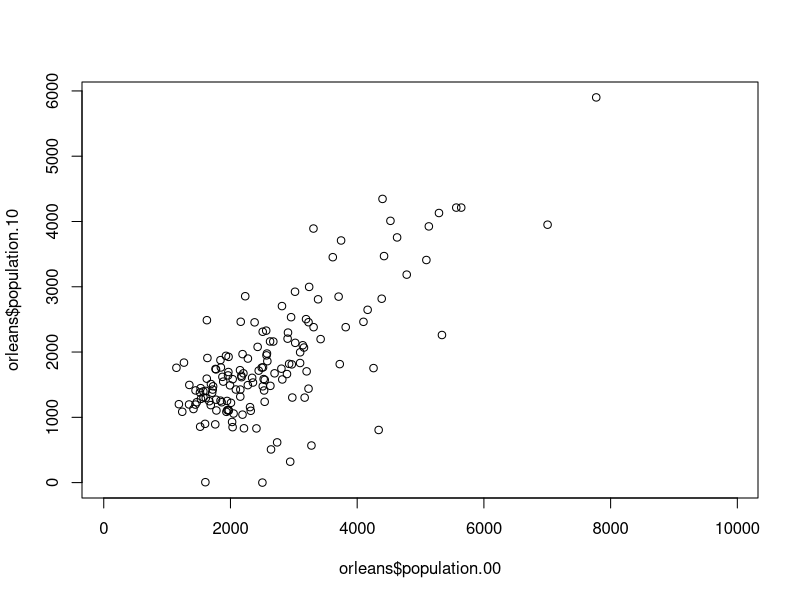
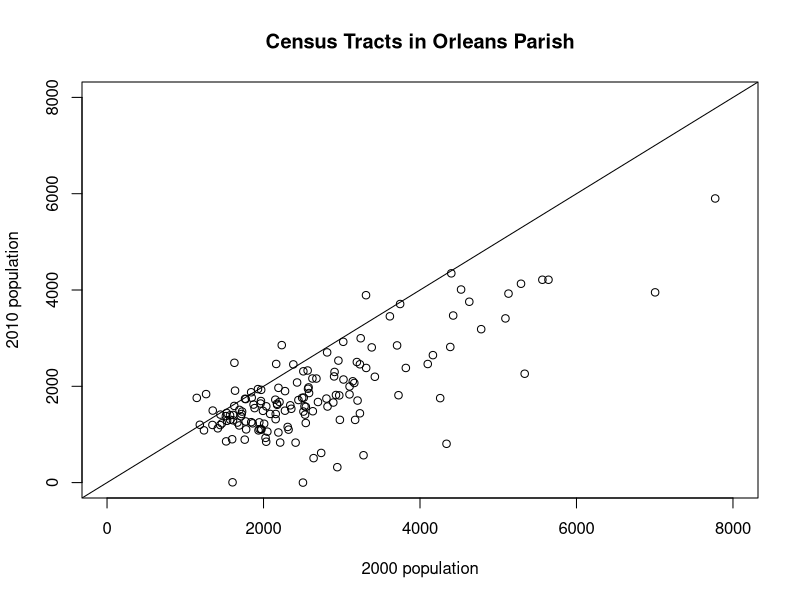
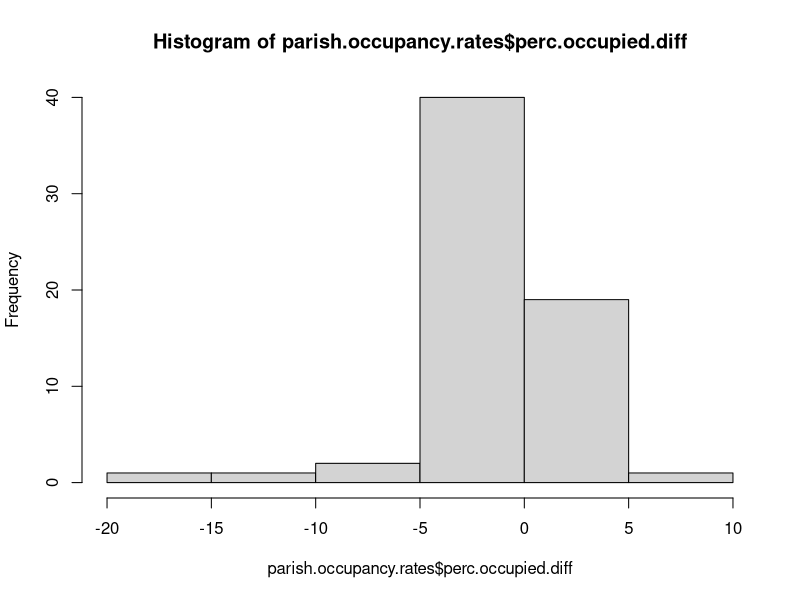
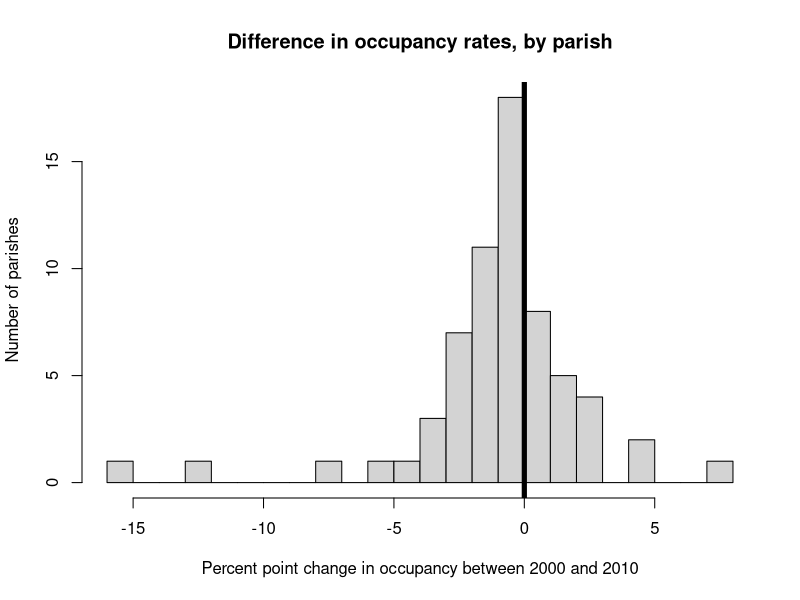
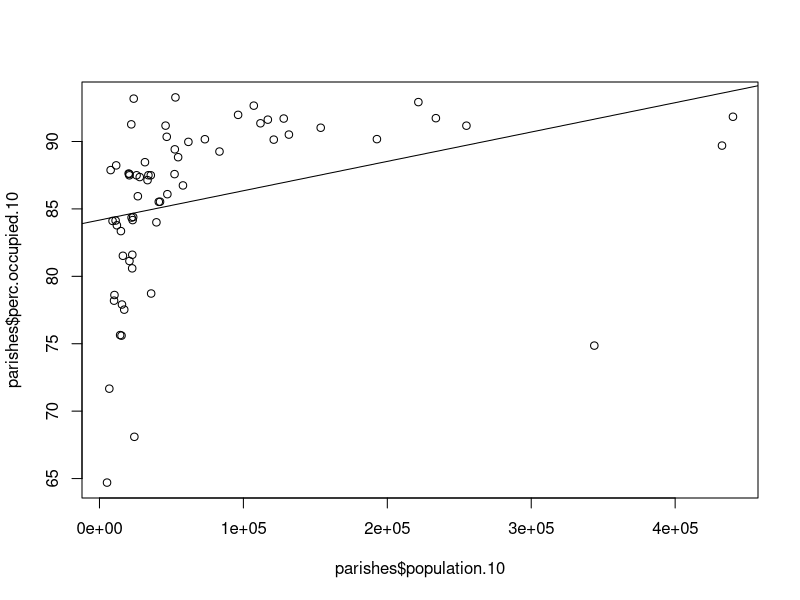
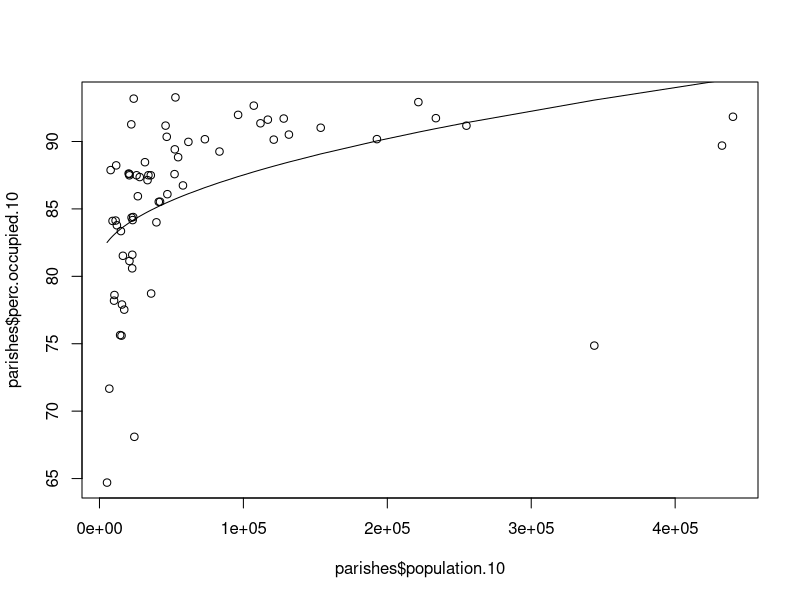

The R source for these figures, in order:

census <- read.csv('census_comparison.csv')
View(head(census))

## if dplyr was not installed we would have to run this
# install.packages('dplyr')

## to import the package and all of its functions 
library('dplyr')

orleans <- census %>% filter(parish == 'Orleans Parish') # note the use of the pipe, %>%
str(orleans)

sum(orleans$population.00)

summary(orleans$population.00)

sum(orleans$population.00, na.rm = TRUE)

plot(orleans$population.00, orleans$population.10)

plot(
    orleans$population.00,
    orleans$population.10, 
    xlim = c(0, 8000), 
    ylim = c(0, 8000),
    xlab = '2000 population',
    ylab = '2010 population',
    main = 'Census Tracts in Orleans Parish'
)

abline(0, 1)

orleans$pop.diff <- orleans$population.10 - orleans$population.00

pop.drops.orleans <- sum(orleans$pop.diff < 0, na.rm = TRUE)

print(paste('In New Orleans,', pop.drops.orleans, 'tracts had fewer people in 2010 than in 2000.'))

parishes <- census %>% 
group_by(parish) %>%  # this tells R to group our data by parishes
summarise_each( 
    # sum all the columns 
    funs(sum(., na.rm = TRUE)),
    # except the non-numerical ones
    -fips.code, -tract, -state
) 

parishes$perc.pop.diff <- (parishes$population.10 - parishes$population.00) / parishes$population.00 * 100

View(head(parishes))

parishes %>% 
select(parish, population.00, population.10, perc.pop.diff) %>% # select the columns of interest
arrange(perc.pop.diff) %>%
head()

parishes$perc.occupied.00 <- parishes$occupied.housing.units.00 / parishes$total.housing.units.00 * 100
parishes$perc.occupied.10 <- parishes$occupied.housing.units.10 / parishes$total.housing.units.10 * 100
parishes$perc.occupied.diff <- parishes$perc.occupied.10 - parishes$perc.occupied.00

parish.occupancy.rates <- parishes %>% 
select(parish, perc.occupied.00, perc.occupied.10, perc.occupied.diff) %>% 
arrange(desc(perc.occupied.diff)) # arrange(desc()) arranges in descending order

head(parish.occupancy.rates, n = 3)

tail(parish.occupancy.rates, n = 3)

hist(parish.occupancy.rates$perc.occupied.diff)

hist(parish.occupancy.rates$perc.occupied.diff, breaks = 20, main = 'Difference in occupancy rates, by parish',
    xlab = 'Percent point change in occupancy between 2000 and 2010', 
    ylab = 'Number of parishes'
    )
abline(v = 0, lwd = 5)

names(parishes)

plot(parishes$population.10, parishes$perc.occupied.10)
abline(lm(parishes$perc.occupied.10 ~ parishes$population.10))

curved.model <- lm(parishes$perc.occupied.10 ~ sqrt(parishes$population.10))

predicted.values <- predict(curved.model)

plot(parishes$population.10, parishes$perc.occupied.10)
lines(sort(parishes$population.10), sort(predicted.values))

